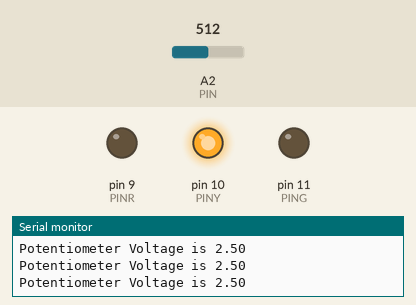
Recording of a sketch running on a simulated Arduino Uno, built with avr-gcc and run on an emulated ATmega328P. On the bench: output pins drawn as LEDs (lit = HIGH), the last lines printed to the serial monitor. The inputs (shaded band) are chosen by the test bench; at power-on: A2 (PIN) = 512.

Above: at 1.3 s.
1.4 s: A2 (PIN) set to 423
2.9 s: A2 (PIN) set to 399
At 4.2 s:
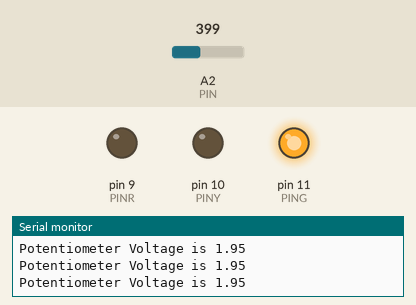
4.5 s: A2 (PIN) set to 900
At 5.5 s:
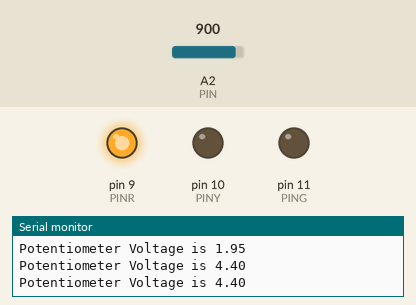
6.0 s: A2 (PIN) set to 825
7.5 s: A2 (PIN) set to 802
At 8.0 s:
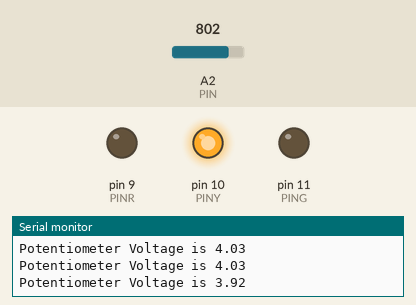
9.0 s: A2 (PIN) set to 1023
At 10.4 s:
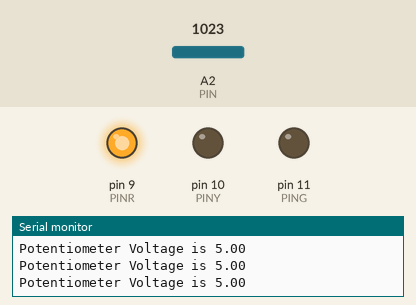
Timing chart, 0 to 11.5 s (numbered marks = the images above; inputs shaded):
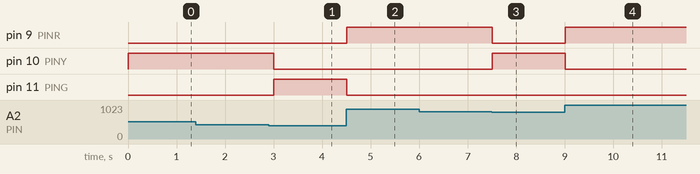

Measured:
- the behaviour switches between 410 and 409 on A2 (PIN) (found by bisection; images 0 and 1)
- the behaviour switches between 819 and 818 on A2 (PIN) (found by bisection; images 2 and 3)
- after the input at 2.9 s, pin 10 (PINY): HIGH → LOW after 0.11 s; pin 11 (PING): LOW → HIGH after 0.11 s
- after the input at 4.5 s, pin 9 (PINR): LOW → HIGH at once; pin 11 (PING): HIGH → LOW at once
- after the input at 7.5 s, pin 9 (PINR): HIGH → LOW at once; pin 10 (PINY): LOW → HIGH at once
- after the input at 9.0 s, pin 9 (PINR): LOW → HIGH at once; pin 10 (PINY): HIGH → LOW at once

The sketch:

arduino_8_if_statements1.ino
```cpp
int PIN = A2;
int PINR = 9;
int PINY = 10;
int PING = 11;
int readVal;
float V;


void setup()
{
  pinMode(PIN, INPUT);
  pinMode(PING, OUTPUT);
  pinMode(PINR, OUTPUT);
  pinMode(PINY, OUTPUT);
  Serial.begin(9600);

}

void loop()
{
  readVal = analogRead(PIN);
  V = (5./1023.)*readVal;
  Serial.print("Potentiometer Voltage is ");
  Serial.println(V);
  if(V>4.0){
    digitalWrite(PINR,HIGH);
  }
  if(V<4.0){
    digitalWrite(PINR,LOW);
  }
  if(V>2.0 && V<=4.0){
    digitalWrite(PINY,HIGH);
  }
  if(V<2.0 || V>4.0){
    digitalWrite(PINY,LOW);
  }
  if(V>0 && V<=2.0){
    digitalWrite(PING,HIGH);
  }
  if(V>2.0){
    digitalWrite(PING,LOW);
  }

  delay(500);
}
```
